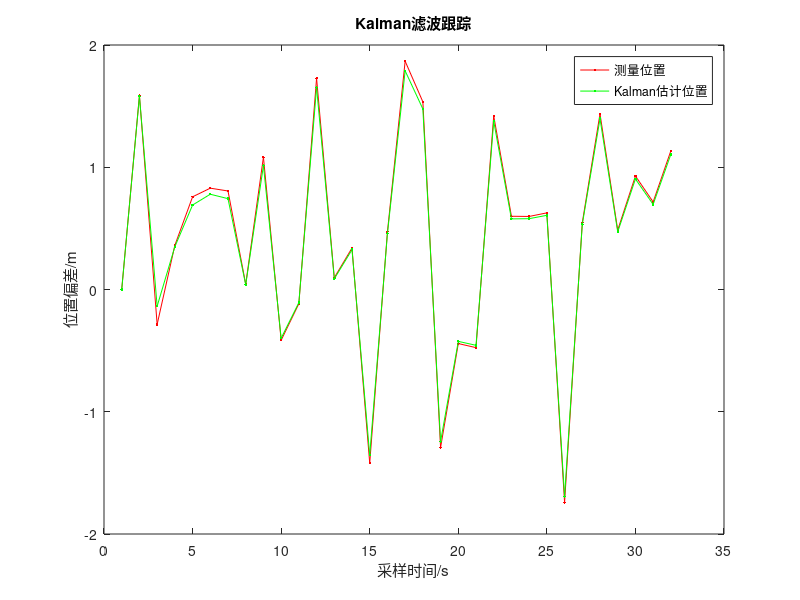
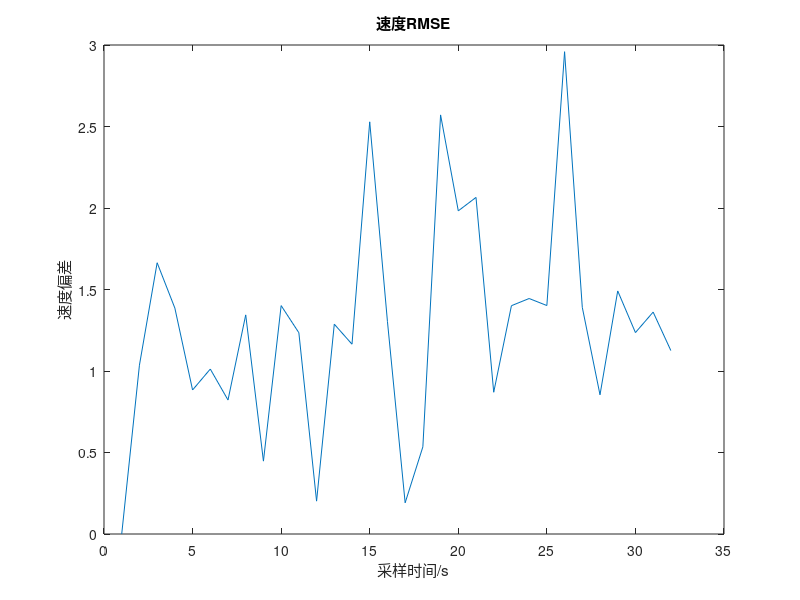
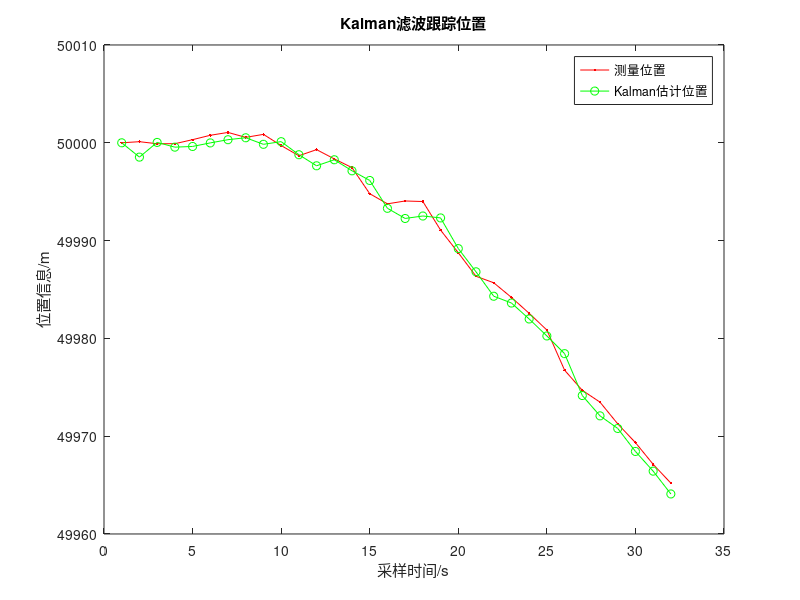
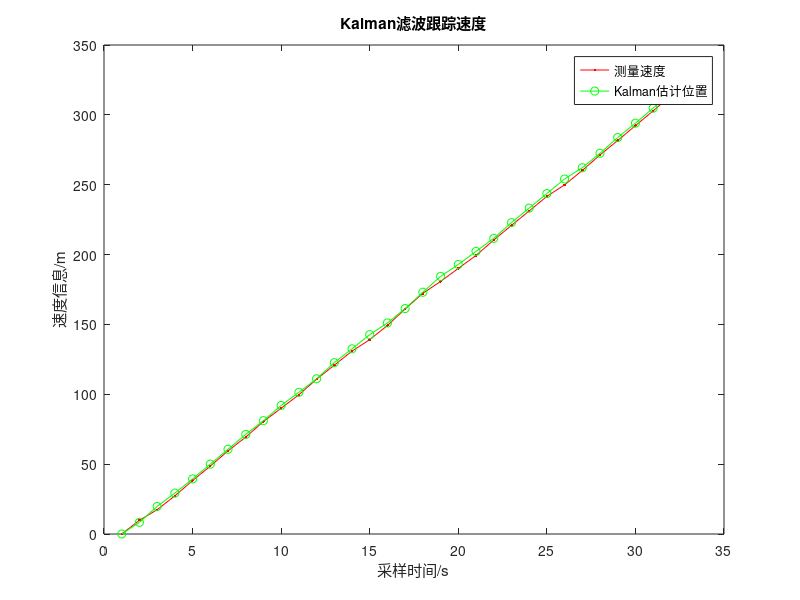

Recreate these plots in MATLAB, in order.
%% author: yvette-suyu
%% free fall
%% 2018.5.20

% Kalman
t=0.01;
N=32;
A=[1 -t;0 1];                               % 状态转移矩阵 Φ(k)
B=[-0.5*t.^2;1];
H=[1 0];                                    % 观测矩阵 H(k)
g=9.81;

X=zeros(2,N);
X(:,1)=[50000;0];                           % 目标的状态向量 X(k)
Z=zeros(1,N);
Z(1)=H*X(:,1);                              %观测量Z(k)  
P=zeros(N,2);
P0=[15 0;0 1];                            % 一步预测的协方差 P(k)
P(1,1)=P0(1,1);
P(1,2)=P0(2,2);

Xkf=zeros(2,N);
Xkf(:,1)=X(:,1);

Q = [0,0;0,0];
R =1;
W = sqrt(Q)*randn(2,N);                               % 模拟产生过程噪声(高斯分布的随机噪声)
V = sqrt(R)*randn(1,N);                               % 模拟产生测量噪声


for k=2:N

    X(:,k) = A * X(:,k-1)+g*B+V(k-1);               % 状态方程:X(k+1)=Φ(k)X(k)+G(k)V(k),其中G(k)=1
    Z(:,k)=H*X(:,k)+V(k);                           % 观测方程:Z(k+1)=H(k+1)X(k+1)+W(k+1),Z(k+1)是k+1时刻的观测值
end

% Q=std(V)^2;                                 % W(k)的协方差,std()函数用于计算标准偏差  
% R=std(W)^2;                                 % V(k)的协方差 covariance
                            

for t=2:N
    
   
    X_pred=A*Xkf(:,t-1)+g*B;
    P_pred=A*P0*A'+Q;                   % 一步预测的协方差 P(k+1|k)
    K=P_pred*H'*inv(H*P_pred*H'+R);     % 卡尔曼滤波器增益 K
    Xkf(:,t)=X_pred+K*(Z(t)-H*X_pred);  % 状态更新方程 X(k+1|k+1)=X(k+1|k)+K*(Z(k)-H*X(k+1|k))
    P0=(1-K*H)*P_pred;                  % 误差协方差的更新方程: P(k+1|k+1)=(I-K*P(k+1|k)           
          
end

% 

meassure_err_x = zeros(1,N);
kalman_err_x = zeros(1,N);
kalman_err_v = zeros(1,N);
for k=1:N
    meassure_err_x(k) = Z(k) - X(1,k);
    kalman_err_x(k) = Xkf(1,k) - X(1,k);
    kalman_err_v(k) = sqrt(0.5*(Xkf(2,k) - X(2,k))^2);
end

figure
hold on,box on;
plot(meassure_err_x,'-r.');
plot(kalman_err_x,'-g.');
legend('测量位置','Kalman估计位置');
xlabel('采样时间/s');
ylabel('位置偏差/m');
title('Kalman滤波跟踪')
figure
plot(kalman_err_v);
xlabel('采样时间/s');
ylabel('速度偏差');
title('速度RMSE')
figure
hold on,box on;
plot(Xkf(1,:),'-r.');
plot(X(1,:),'-go');
legend('测量位置','Kalman估计位置');
xlabel('采样时间/s');
ylabel('位置信息/m');
title('Kalman滤波跟踪位置')
figure
hold on,box on;
plot(Xkf(2,:),'-r.');
plot(X(2,:),'-go');
legend('测量速度','Kalman估计位置');
xlabel('采样时间/s');
ylabel('速度信息/m');
title('Kalman滤波跟踪速度')
